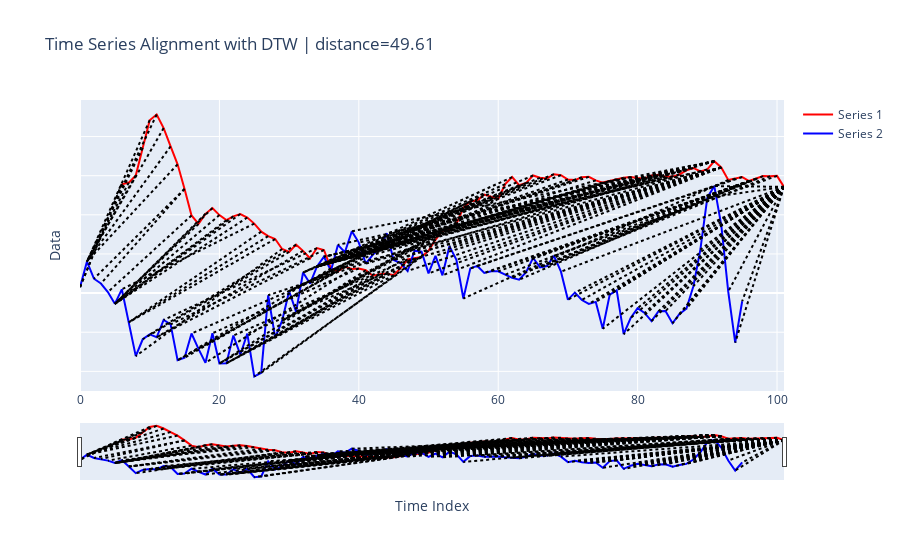
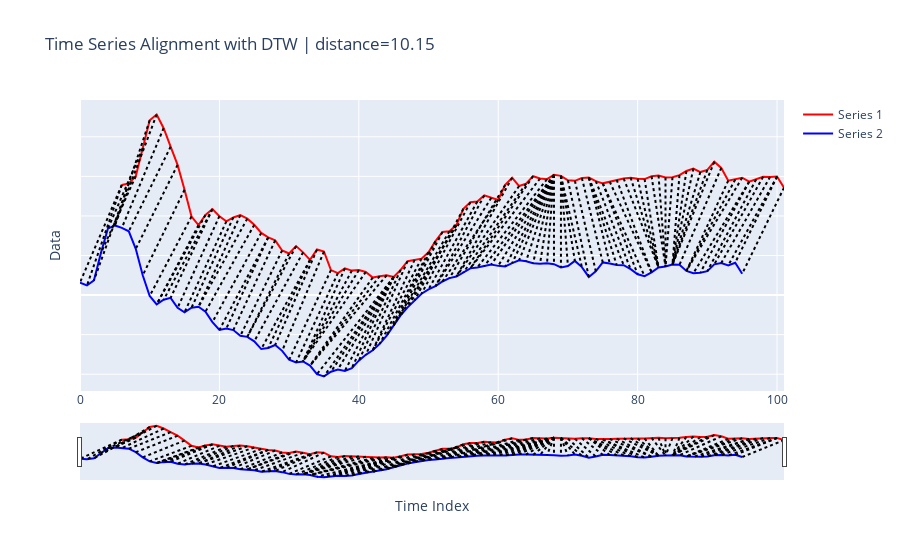

Notebook code cell kept with these figures, in order:
### Code cell
print('The series have different labels')
DTW(X_train.iloc[0, :], X_train.iloc[1, :]).plot(return_plot=True)
print('The series have the same labels')
DTW(X_train.iloc[0, :], X_train.iloc[2, :]).plot(return_plot=True)
